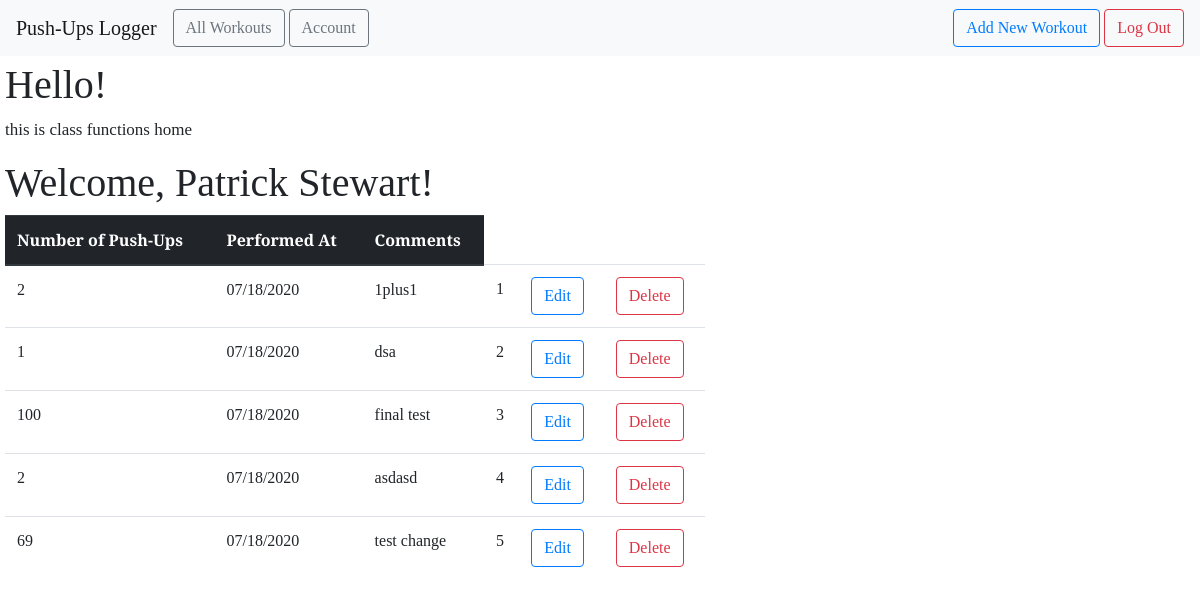
Screenshot of /class_functions (signed in) with the database file from the repository.
### pushups_logger/models.py (models this page shows)
class User(db.Model, UserMixin):
    id = db.Column(db.Integer, primary_key=True)
    email = db.Column(db.String(100), unique=True)
    password = db.Column(db.String(100))
    name = db.Column(db.String(1000))
    workouts = db.relationship('Workout', backref='author', lazy=True)

class Workout(db.Model):
    id = db.Column(db.Integer, primary_key=True)
    pushups = db.Column(db.Integer, nullable=False)
    date_posted = db.Column(db.DateTime, nullable=False, default=datetime.utcnow)
    comment = db.Column(db.Text, nullable=False)
    user_id = db.Column(db.Integer, db.ForeignKey('user.id'), nullable=False)

### pushups_logger/class_functions.py (the view, shortened to what this page needs)
class Class_functions(MethodView):
    methods = ["GET", "POST"]
    def dispatch_request(self,workout_id):
        if request.method == 'GET':
            if workout_id:
                user = User.query.filter_by(email=current_user.email).first_or_404()
                workouts = user.workouts  # Workout.query.filter_by(author=user).order_by(Workout.date_posted.desc())
                return render_template('class_functions.html',workouts=workouts,user=current_user,passed_id=workout_id)
            else:
                user = User.query.filter_by(email=current_user.email).first_or_404()
                workouts = user.workouts
                return render_template('class_functions_all.html',workouts=workouts,user=current_user)

### pushups_logger/__init__.py (called while the page is built)
def create_app():
    app = Flask(__name__)
    app.config['SECRET_KEY'] = 'secret-key-goes-here'
    app.config['SQLALCHEMY_DATABASE_URI'] = 'sqlite:///db.sqlite'
    db.init_app(app)
    login_manager = LoginManager()
    login_manager.login_view = 'auth.login'
    login_manager.init_app(app)
    from .models import User
    @login_manager.user_loader
    def load_user(user_id):
        return User.query.get(int(user_id))
    from .auth import auth as auth_blueprint
    app.register_blueprint(auth_blueprint)
    from .main import main as main_blueprint
    app.register_blueprint(main_blueprint)
    from .class_functions import class_functions as class_functions_blueprint
    app.register_blueprint(class_functions_blueprint)
    return app

### pushups_logger/templates/class_functions_all.html (shortened to what this page needs)
{% extends "base.html" %} {% block head %} {{ super() }}
<link
  rel="stylesheet"
  href="{{ url_for('static', filename= 'extended_beauty.css') }}"
/>
{% endblock %} {% block content %}
<div id="intro">
  <h1>
    Hello!
  </h1>
  <p>
    this is class functions home
    <h1>
        Welcome, {{ user.name }}!
      </h1>
      <div>
        <table class="table table-hover" style="width: 700px;">
          <thead class="thead-dark">
            <tr>
              <th scope="col">Number of Push-Ups</th>
              <th scope="col">Performed At</th>
              <th scope="col">Comments</th>
            </tr>
          </thead>
          <tbody>
            {% for workout in workouts %}
            <tr>
                    <td>{{ workout.pushups }}</td>
                    <td>{{ workout.date_posted.strftime('%m/%d/%Y') }}</td>
                    <td>{{ workout.comment }}</td>
                    <td>{{ workout.id }}</td>
                    <td>
                        <a
                        href="{{ url_for('main.update_workout', workout_id=workout.id) }}"
                        class="btn btn-outline-primary"
                        role="button"
                        >
                        Edit
                    </a>
                </td>
                <td>
                    <a
                    href="{{ url_for('main.delete_workout', workout_id=workout.id) }}"
                    class="btn btn-outline-danger"
                    role="button"
                    >
                    Delete
                </a>
            </td>
            </tr>
            {% endfor %}
          </tbody>
        </table>
      </div>
  </p>
</div>
{% endblock %}

### pushups_logger/static/beauty.css (style rules this page uses)
* { font-family: "Arvo", serif; }

### pushups_logger/static/extended_beauty.css (style rules this page uses)
h1, h2, h4, p { font-family: "Arvo", serif; }
p { font-size: 17px; }
#intro { padding-top: 5px; padding-right: 5px; padding-bottom: 5px; padding-left: 5px; }

### rows the page displays
User: name "Patrick Stewart"
Workout: pushups "2", date_posted "07/18/2020", comment "1plus1", id "1"
Workout: pushups "1", date_posted "07/18/2020", comment "dsa", id "2"
Workout: pushups "100", date_posted "07/18/2020", comment "final test", id "3"
Workout: pushups "2", date_posted "07/18/2020", comment "asdasd", id "4"
Workout: pushups "69", date_posted "07/18/2020", comment "test change", id "5"
